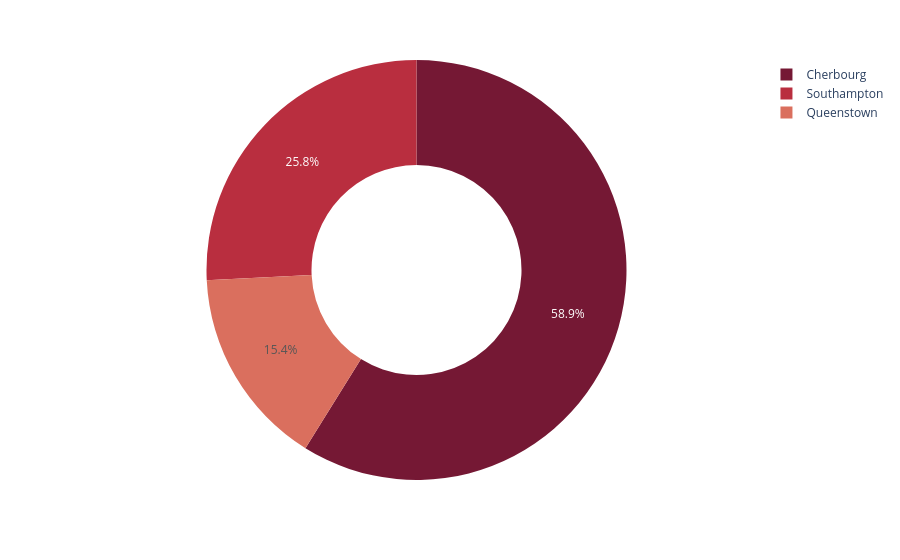

Notebook source saved alongside this figure:
### Code cell
fare_temp = titanic.groupby('embark_town')['fare'].median().reset_index()
px.pie(fare_temp,values='fare',names='embark_town',color_discrete_sequence=px.colors.sequential.RdBu,opacity=0.9,hole=0.5)

### Figure 1 — Plotly figure (JSON) as saved in the notebook; plotly's stock layout.template omitted (floating-point values rounded to 4 significant figures)
{"data": [{"domain": {"x": [0, 1], "y": [0, 1]}, "hole": 0.5, "hovertemplate": "embark_town=%{label}<br>fare=%{value}<extra></extra>", "labels": ["Cherbourg", "Queenstown", "Southampton"], "legendgroup": "", "name": "", "opacity": 0.9, "showlegend": true, "type": "pie", "values": [29.7, 7.75, 13.0]}], "layout": {"legend": {"tracegroupgap": 0}, "margin": {"t": 60}, "piecolorway": ["rgb(103,0,31)", "rgb(178,24,43)", "rgb(214,96,77)", "rgb(244,165,130)", "rgb(253,219,199)", "rgb(247,247,247)", "rgb(209,229,240)", "rgb(146,197,222)", "rgb(67,147,195)", "rgb(33,102,172)", "rgb(5,48,97)"]}}
